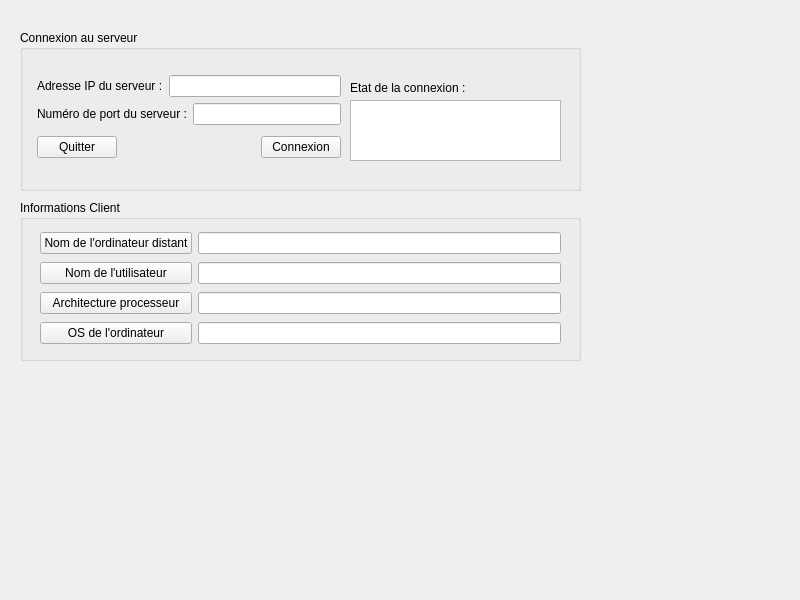
<?xml version="1.0" encoding="UTF-8"?>
<ui version="4.0">
 <class>ClientWidget</class>
 <widget class="QWidget" name="ClientWidget">
  <property name="geometry">
   <rect>
    <x>0</x>
    <y>0</y>
    <width>800</width>
    <height>600</height>
   </rect>
  </property>
  <property name="windowTitle">
   <string>ClientWidget</string>
  </property>
  <widget class="QGroupBox" name="groupBox">
   <property name="geometry">
    <rect>
     <x>20</x>
     <y>30</y>
     <width>561</width>
     <height>161</height>
    </rect>
   </property>
   <property name="title">
    <string>Connexion au serveur</string>
   </property>
   <widget class="QLabel" name="labelEtatConnexion">
    <property name="geometry">
     <rect>
      <x>330</x>
      <y>50</y>
      <width>131</width>
      <height>16</height>
     </rect>
    </property>
    <property name="text">
     <string>Etat de la connexion :</string>
    </property>
   </widget>
   <widget class="QTextEdit" name="textEditEtatConnexion">
    <property name="geometry">
     <rect>
      <x>330</x>
      <y>70</y>
      <width>211</width>
      <height>61</height>
     </rect>
    </property>
   </widget>
   <widget class="QWidget" name="">
    <property name="geometry">
     <rect>
      <x>17</x>
      <y>40</y>
      <width>304</width>
      <height>94</height>
     </rect>
    </property>
    <layout class="QVBoxLayout" name="verticalLayout_2">
     <item>
      <layout class="QVBoxLayout" name="verticalLayout">
       <item>
        <layout class="QHBoxLayout" name="horizontalLayout">
         <item>
          <widget class="QLabel" name="labelIpServeur">
           <property name="text">
            <string>Adresse IP du serveur :</string>
           </property>
          </widget>
         </item>
         <item>
          <widget class="QLineEdit" name="lineEditIpServeur"/>
         </item>
        </layout>
       </item>
       <item>
        <layout class="QHBoxLayout" name="horizontalLayout_2">
         <item>
          <widget class="QLabel" name="labelPortServeur">
           <property name="text">
            <string>Numéro de port du serveur :</string>
           </property>
          </widget>
         </item>
         <item>
          <widget class="QLineEdit" name="lineEditPortServeur"/>
         </item>
        </layout>
       </item>
      </layout>
     </item>
     <item>
      <layout class="QHBoxLayout" name="horizontalLayout_3">
       <item>
        <widget class="QPushButton" name="pushButtonQuitter">
         <property name="text">
          <string>Quitter</string>
         </property>
        </widget>
       </item>
       <item>
        <spacer name="horizontalSpacer">
         <property name="orientation">
          <enum>Qt::Horizontal</enum>
         </property>
         <property name="sizeHint" stdset="0">
          <size>
           <width>40</width>
           <height>20</height>
          </size>
         </property>
        </spacer>
       </item>
       <item>
        <widget class="QPushButton" name="pushButtonConnexion">
         <property name="text">
          <string>Connexion</string>
         </property>
        </widget>
       </item>
      </layout>
     </item>
    </layout>
   </widget>
  </widget>
  <widget class="QGroupBox" name="groupBox_2">
   <property name="geometry">
    <rect>
     <x>20</x>
     <y>200</y>
     <width>561</width>
     <height>161</height>
    </rect>
   </property>
   <property name="title">
    <string>Informations Client</string>
   </property>
   <widget class="QWidget" name="">
    <property name="geometry">
     <rect>
      <x>20</x>
      <y>30</y>
      <width>521</width>
      <height>118</height>
     </rect>
    </property>
    <layout class="QHBoxLayout" name="horizontalLayout_4">
     <item>
      <layout class="QVBoxLayout" name="verticalLayout_4">
       <item>
        <widget class="QPushButton" name="pushButtonNomOrdiDistant">
         <property name="text">
          <string>Nom de l'ordinateur distant</string>
         </property>
        </widget>
       </item>
       <item>
        <widget class="QPushButton" name="pushButtonNomUtilisateur">
         <property name="text">
          <string>Nom de l'utilisateur</string>
         </property>
        </widget>
       </item>
       <item>
        <widget class="QPushButton" name="pushButtonArchitectProcess">
         <property name="text">
          <string>Architecture processeur</string>
         </property>
        </widget>
       </item>
       <item>
        <widget class="QPushButton" name="pushButtonOsOrdi">
         <property name="text">
          <string>OS de l'ordinateur</string>
         </property>
        </widget>
       </item>
      </layout>
     </item>
     <item>
      <layout class="QVBoxLayout" name="verticalLayout_3">
       <item>
        <widget class="QLineEdit" name="lineEditNomOrdiDist"/>
       </item>
       <item>
        <widget class="QLineEdit" name="lineEditNomUser"/>
       </item>
       <item>
        <widget class="QLineEdit" name="lineEditArchitectProco"/>
       </item>
       <item>
        <widget class="QLineEdit" name="lineEditOsOrdi"/>
       </item>
      </layout>
     </item>
    </layout>
   </widget>
  </widget>
 </widget>
 <resources/>
 <connections>
  <connection>
   <sender>pushButtonQuitter</sender>
   <signal>clicked()</signal>
   <receiver>ClientWidget</receiver>
   <slot>close()</slot>
   <hints>
    <hint type="sourcelabel">
     <x>88</x>
     <y>153</y>
    </hint>
    <hint type="destinationlabel">
     <x>72</x>
     <y>420</y>
    </hint>
   </hints>
  </connection>
 </connections>
</ui>
